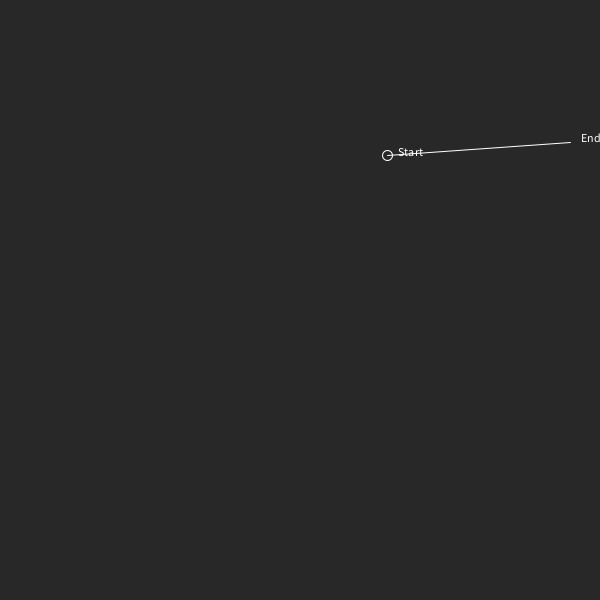
Frame 1 (no input)
Frame 60 (the mouse pressed at the canvas centre just before this capture): identical to frame 1, image omitted
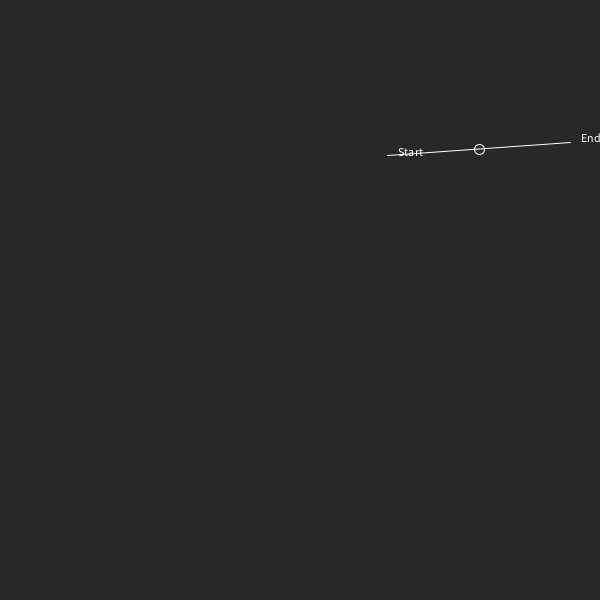
Frame 120 (the mouse held since frame 60 and released just before this capture)

The Processing sketch that drew these frames (run headless with seeded random() and noise(); from frame 60 on, the mouse is pressed at the canvas centre):

// Processing sketch: processing_82531
// ── processing_82531.pde

PVector startP;
PVector endP;


void setup() {
  size(600, 600);

  startP = new PVector(random(0, width), random(0, height)); 
  endP = new PVector(random(0, width), random(0, height));
}


void draw() {
  background(40);

  float progress = map(mouseX, 0, width, 0, 1);        // mouse movement gives a value between 0 and 1

  noFill();
  stroke(255);

  line(startP.x, startP.y, endP.x, endP.y);
  text("Start", startP.x + 10, startP.y);
  text("End", endP.x + 10, endP.y);

  float px = lerp(startP.x, endP.x, progress);     // we can calculate x and y separately
  float py = lerp(startP.y, endP.y, progress);
  
  ellipse(px, py, 10, 10);
}
